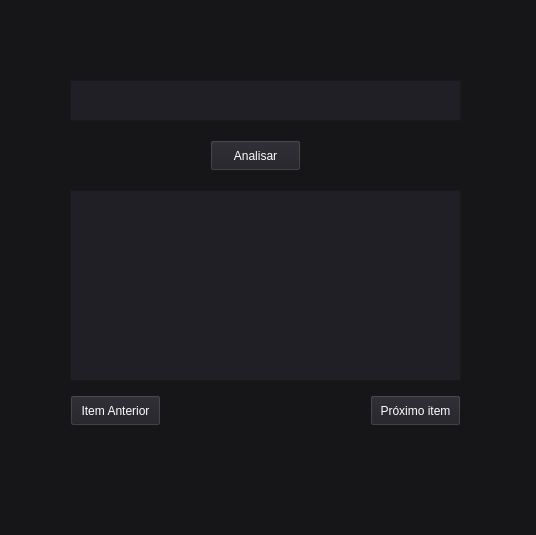
<?xml version="1.0" encoding="UTF-8"?>
<ui version="4.0">
 <class>MainWindow</class>
 <widget class="QMainWindow" name="MainWindow">
  <property name="geometry">
   <rect>
    <x>0</x>
    <y>0</y>
    <width>536</width>
    <height>535</height>
   </rect>
  </property>
  <property name="windowTitle">
   <string>MainWindow</string>
  </property>
  <property name="styleSheet">
   <string notr="true">background-color: rgb(22, 22, 24);</string>
  </property>
  <widget class="QWidget" name="centralwidget">
   <widget class="QPushButton" name="BtnAnalisar">
    <property name="geometry">
     <rect>
      <x>210</x>
      <y>140</y>
      <width>91</width>
      <height>31</height>
     </rect>
    </property>
    <property name="styleSheet">
     <string notr="true">font: 11pt &quot;Poppins&quot;;
color: rgb(255, 255, 255);
border-color: rgb(255, 255, 255);
background-color: rgb(32, 31, 37);</string>
    </property>
    <property name="text">
     <string>Analisar</string>
    </property>
   </widget>
   <widget class="QTextBrowser" name="txtb_item">
    <property name="geometry">
     <rect>
      <x>70</x>
      <y>190</y>
      <width>391</width>
      <height>191</height>
     </rect>
    </property>
    <property name="styleSheet">
     <string notr="true">font: 500 12pt &quot;Poppins&quot;;
color: rgb(255, 255, 255);
background-color: rgb(32, 31, 37);
selection-background-color: rgb(36, 8, 68);</string>
    </property>
   </widget>
   <widget class="QTextBrowser" name="header_txt_browser">
    <property name="geometry">
     <rect>
      <x>70</x>
      <y>20</y>
      <width>391</width>
      <height>51</height>
     </rect>
    </property>
    <property name="font">
     <font>
      <family>Poppins SemiBold</family>
      <pointsize>14</pointsize>
      <italic>false</italic>
      <bold>true</bold>
     </font>
    </property>
    <property name="styleSheet">
     <string notr="true">font: 600 14pt &quot;Poppins SemiBold&quot;;
color: rgb(102, 0, 153);</string>
    </property>
    <property name="frameShape">
     <enum>QFrame::NoFrame</enum>
    </property>
    <property name="frameShadow">
     <enum>QFrame::Sunken</enum>
    </property>
    <property name="lineWrapMode">
     <enum>QTextEdit::WidgetWidth</enum>
    </property>
   </widget>
   <widget class="QTextEdit" name="InputItems">
    <property name="geometry">
     <rect>
      <x>70</x>
      <y>80</y>
      <width>391</width>
      <height>41</height>
     </rect>
    </property>
    <property name="styleSheet">
     <string notr="true">font: 500 14pt &quot;Poppins&quot;;
color: rgb(255, 255, 255);
background-color: rgb(32, 31, 37);
selection-background-color: rgb(36, 8, 68);</string>
    </property>
   </widget>
   <widget class="QPushButton" name="BtnAnalisar_2">
    <property name="geometry">
     <rect>
      <x>70</x>
      <y>395</y>
      <width>91</width>
      <height>31</height>
     </rect>
    </property>
    <property name="styleSheet">
     <string notr="true">font: 9pt &quot;Poppins&quot;;
color: rgb(255, 255, 255);
border-color: rgb(255, 255, 255);
background-color: rgb(32, 31, 37);</string>
    </property>
    <property name="text">
     <string>Item Anterior</string>
    </property>
   </widget>
   <widget class="QPushButton" name="BtnAnalisar_3">
    <property name="geometry">
     <rect>
      <x>370</x>
      <y>395</y>
      <width>91</width>
      <height>31</height>
     </rect>
    </property>
    <property name="styleSheet">
     <string notr="true">font: 9pt &quot;Poppins&quot;;
color: rgb(255, 255, 255);
border-color: rgb(255, 255, 255);
background-color: rgb(32, 31, 37);</string>
    </property>
    <property name="text">
     <string>Próximo item</string>
    </property>
   </widget>
  </widget>
  <widget class="QMenuBar" name="menubar">
   <property name="geometry">
    <rect>
     <x>0</x>
     <y>0</y>
     <width>536</width>
     <height>21</height>
    </rect>
   </property>
  </widget>
  <widget class="QStatusBar" name="statusbar"/>
 </widget>
 <resources/>
 <connections/>
</ui>
